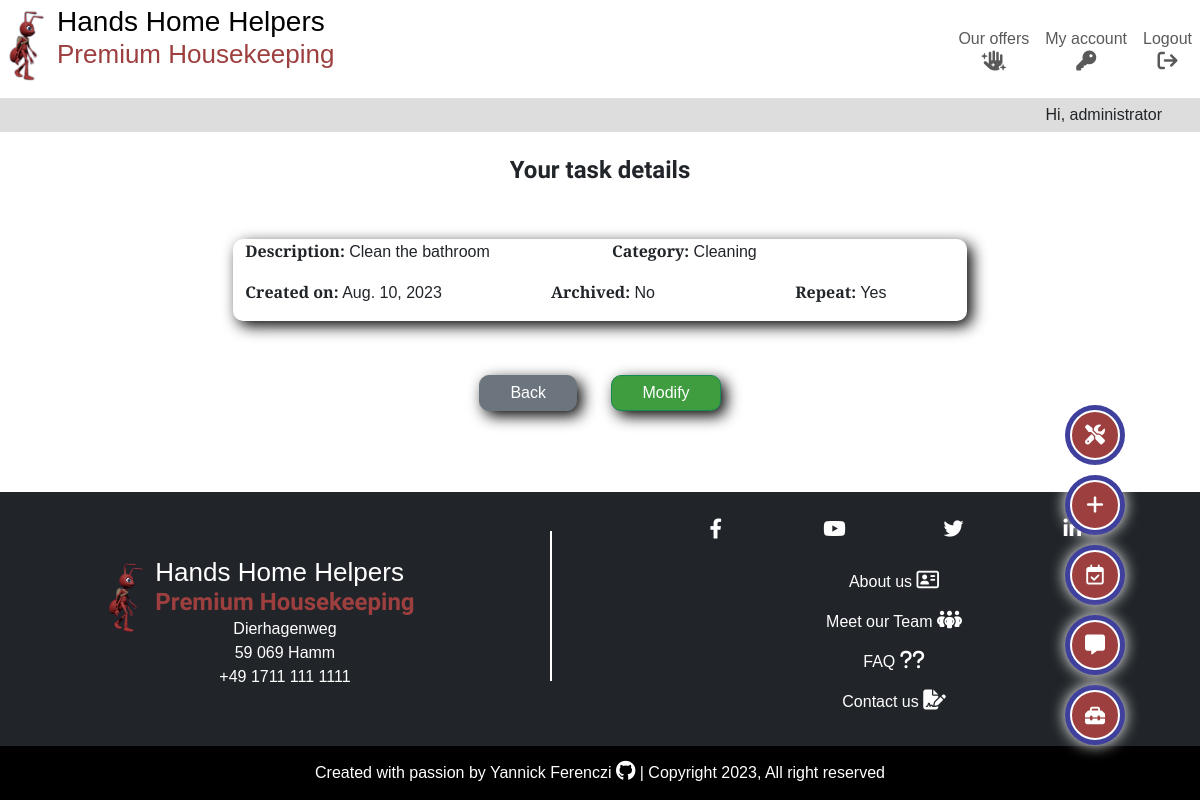
/dashboard/task_detail/15/ (signed in), run on an earlier commit of the app's database.
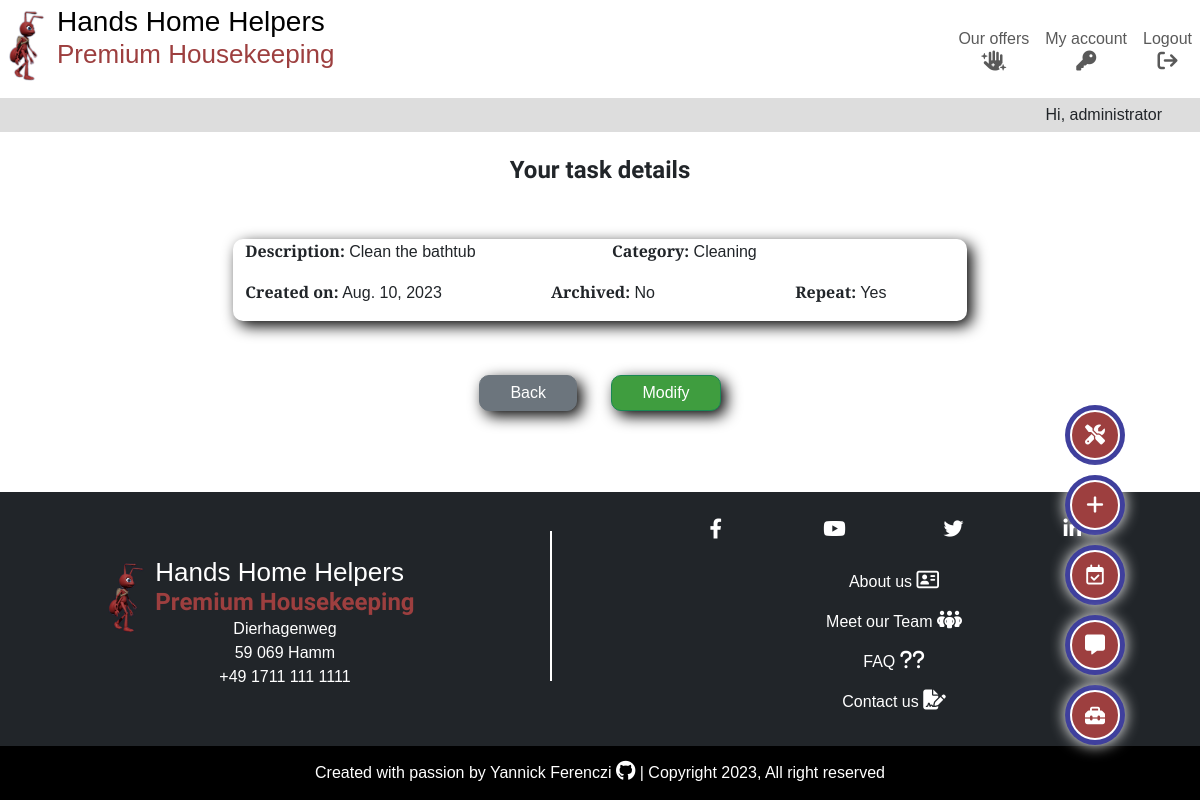
And on a later commit of the database.
### tasks/models.py (models this page shows, shortened)
class Task(models.Model):
    CATEGORIES = [
        ("Gardening", "Gardening"),
        ("Cleaning", "Cleaning"),
        ("Garden patch", "Garden patch"),
        ("Swimming pool", "Swimming pool"),
        ("Renovation and repair", "Renovation and repair"),
        ("Home care", "Home care"),
    ]
    name = models.CharField(max_length=250, )
    done = models.BooleanField(default=False)
    owner = models.ForeignKey(
        User,
        on_delete=models.CASCADE,
        related_name="task_owner",
    )
    created_on = models.DateField(auto_now_add=True)
    category = models.CharField(
        max_length=50,
        choices=CATEGORIES,
        default="CLEANING",
    )
    repeat = models.BooleanField(default=False)
    employee = models.ForeignKey(
        Employee,
        on_delete=models.PROTECT,
        related_name="employees",
        blank=True,
        null=True,
    )
    comment = models.CharField(max_length=250, blank=True, null=True)
    class Meta:
        ordering = ["-created_on"]

### tasks/views.py (the view)
class TaskDetailView(LoginRequiredMixin, generic.DetailView):
    model = Task
    template_name = "tasks/task_detail.html"
    context_object_name = "task"

### tasks/templates/tasks/task_detail.html (shortened to what this page needs)
{% extends "base.html" %}
{% load static %}
{% block content %}
<div class="container-fluid container-lg p-2">
    <div class="row">
        <div class="col">
            <h3>Your task details</h3>
        </div>
    </div>
    <div class="row p-4">
        <div class="col-12 col-md-8 offset-md-2 dashboard-item">
            <div class="row">
                <div class="col-12 col-md-6">
                    <p><span class="task-title">Description:</span> {{ task.name }}</p>
                </div>
                <div class="col-12 col-md-6">
                    <p><span class="task-title">Category:</span> {{ task.category }}</p>
                </div>
            </div>
            <div class="row">
                <div class="col-12 col-md-5">
                    <p><span class="task-title">Created on:</span> {{ task.created_on }}</p>
                </div>
                <div class="col-12 col-md-4">
                    <p><span class="task-title">Archived:</span> {% if task.done %}Yes{% else %}No{% endif %}</p>
                </div>
                <div class="col-12 col-md-3">
                    <p><span class="task-title">Repeat:</span> {% if task.repeat %}Yes{% else %}No{% endif %}</p>
                </div>
            </div>
        </div>
    </div>
    <div class="row">
        <div class="col centered-content">
            <a class="form-btn btn btn-secondary" href="{% url 'dashboard' %}">Back</a>
            <a class="form-btn btn btn-success" href="{% url 'task_update' task.pk %}">Modify</a>
        </div>
    </div>
</div>
{% endblock content %}

What changed in the data, as far as the page shows it:
changed Task "Cleaning": name "Clean the bathroom" → "Clean the bathtub"
